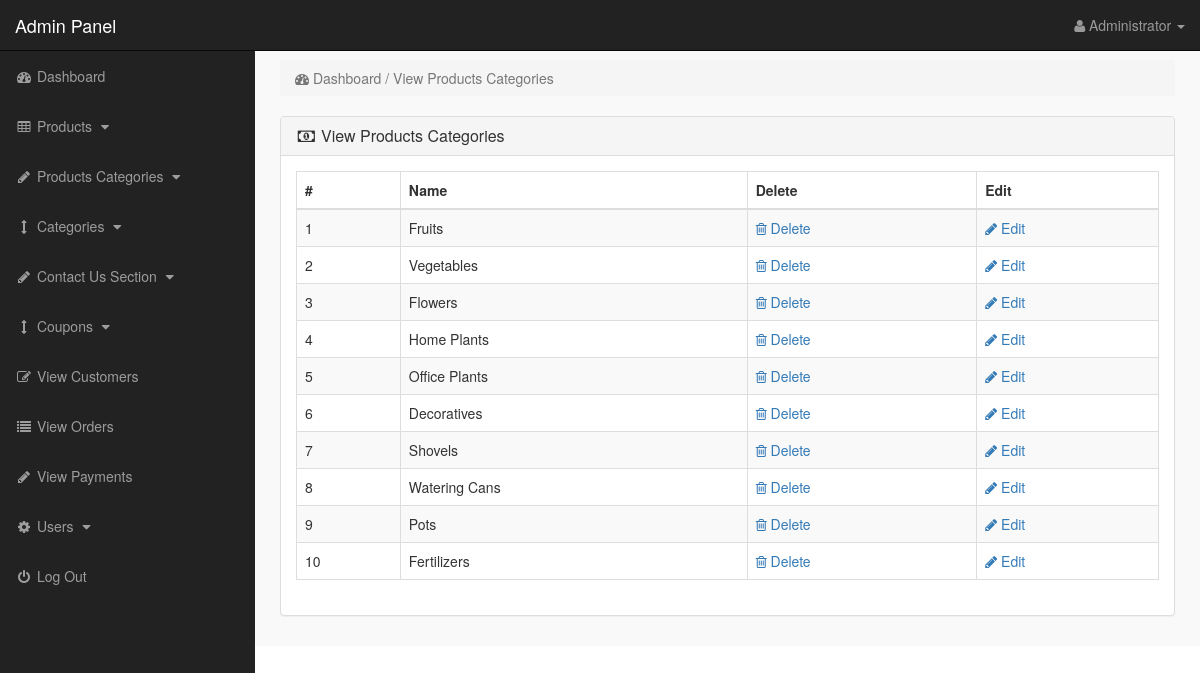
The app's page /admin_interface/index.php?view_p_cats (signed in) with its own data.
### tables this page shows
CREATE TABLE `product_categories` (
  `p_cat_id` int(10) NOT NULL,
  `p_cat_title` text NOT NULL,
  `p_cat_top` text NOT NULL,
  `p_cat_image` text NOT NULL
);

### admin_interface/view_p_cats.php (the view)
<?php
if(!isset($_SESSION['admin_email'])){
echo "<script>window.open('login.php','_self')</script>";
}
else {
?>
<div class="row">
<div class="col-lg-12">
<ol class="breadcrumb">
<li class="active">
<i class="fa fa-dashboard"></i> Dashboard / View Products Categories
</li>
</ol>
</div>
</div>
<div class="row">
<div class="col-lg-12">
<div class="panel panel-default">
<div class="panel-heading">
<h3 class="panel-title">
<i class="fa fa-money fa-fw"> </i> View Products Categories
</h3>
</div>
<div class="panel-body">
<div class="table-responsive">
<table class="table table-bordered table-hover table-striped">
<thead>
<tr>
<th>#</th>
<th>Name</th>
<th>Delete</th>
<th>Edit</th>
</tr>
</thead>
<tbody>
<?php
$i=0;
$get_p_cats = "select * from product_categories";
$run_p_cats = mysqli_query($con,$get_p_cats);
while($row_p_cats = mysqli_fetch_array($run_p_cats)){
$p_cat_id = $row_p_cats['p_cat_id'];
$p_cat_title = $row_p_cats['p_cat_title'];
$i++;
?>
<tr>
<td> <?php echo $i; ?> </td>
<td> <?php echo $p_cat_title; ?> </td>
<td>
<a href="index.php?delete_p_cat=<?php echo $p_cat_id; ?>">
<i class="fa fa-trash-o"></i> Delete
</a>
</td>
<td>
<a href="index.php?edit_p_cat=<?php echo $p_cat_id; ?>">
<i class="fa fa-pencil"></i> Edit
</a>
</td>
</tr>
<?php } ?>
</tbody>
</table>
</div>
</div>
</div>
</div>
</div>
<?php } ?>

### admin_interface/includes/sidebar.php (shortened to what this page needs)
<?php
if(!isset($_SESSION['admin_email'])){
echo "<script>window.open('login.php','_self')</script>";
}
else {
?>
<nav class="navbar navbar-inverse navbar-fixed-top" >
<div class="navbar-header" >
<a class="navbar-brand" href="index.php?dashboard" >Admin Panel</a>
</div>
<ul class="nav navbar-right top-nav" >
<li class="dropdown" >
<a href="#" class="dropdown-toggle" data-toggle="dropdown" >
<i class="fa fa-user" ></i>
<?php echo $admin_name; ?> <b class="caret" ></b>
</a>
</li>
</ul>
<div class="collapse navbar-collapse navbar-ex1-collapse">
<ul class="nav navbar-nav side-nav">
<li>
<a href="index.php?dashboard">
<i class="fa fa-fw fa-dashboard"></i> Dashboard
</a>
</li>
<li>
<a href="#" data-toggle="collapse" data-target="#products">
<i class="fa fa-fw fa-table"></i> Products
<i class="fa fa-fw fa-caret-down"></i>
</a>
</li>
<li>
<a href="#" data-toggle="collapse" data-target="#p_cat">
<i class="fa fa-fw fa-pencil"></i> Products Categories
<i class="fa fa-fw fa-caret-down"></i>
</a>
</li>
<li>
<a href="#" data-toggle="collapse" data-target="#cat">
<i class="fa fa-fw fa-arrows-v"></i> Categories
<i class="fa fa-fw fa-caret-down"></i>
</a>
</li>
<li>
<a href="#" data-toggle="collapse" data-target="#contact_us">
<i class="fa fa-fw fa-pencil"> </i> Contact Us Section
<i class="fa fa-fw fa-caret-down"></i>
</a>
</li>
<li>
<a href="#" data-toggle="collapse" data-target="#coupons">
<i class="fa fa-fw fa-arrows-v"></i> Coupons
<i class="fa fa-fw fa-caret-down"></i>
</a>
</li>
<li>
<a href="index.php?view_customers">
<i class="fa fa-fw fa-edit"></i> View Customers
</a>
</li>
<li>
<a href="index.php?view_orders">
<i class="fa fa-fw fa-list"></i> View Orders
</a>
</li>
<li>
<a href="index.php?view_payments">
<i class="fa fa-fw fa-pencil"></i> View Payments
</a>
</li>
<li>
<a href="#" data-toggle="collapse" data-target="#users">
<i class="fa fa-fw fa-gear"></i> Users
<i class="fa fa-fw fa-caret-down"></i>
</a>
</li>
<li>
<a href="logout.php">
<i class="fa fa-fw fa-power-off"></i> Log Out
</a>
</li>
</ul>
</div>
</nav>
<?php } ?>

### admin_interface/css/style.css (style rules this page uses)
body { margin-top:100px; }
@media (min-width: 768px) { body { margin-top:50px; } }
.top-nav { padding:0 15px; }
.top-nav>li { display:inline-block; float:left; }
.top-nav>li>a { padding-top:15px; padding-bottom:15px; line-height:20px; color:#999; }
@media (min-width: 768px) { .side-nav { position:fixed; top:51px; width:255px; border-radius:0; overflow-y:auto; background-color: #222; bottom:0; overflow-x:hidden; padding-bottom:40px; } }
@media (min-width: 768px) { .side-nav>li>a { width:255px; } }
.panel-body { border-radius:5px; }

### records on screen
product_categories: p_cat_title "Fruits"
product_categories: p_cat_title "Vegetables"
product_categories: p_cat_title "Flowers"
product_categories: p_cat_title "Home Plants"
product_categories: p_cat_title "Office Plants"
product_categories: p_cat_title "Decoratives"
product_categories: p_cat_title "Shovels"
product_categories: p_cat_title "Watering Cans"
product_categories: p_cat_title "Pots"
product_categories: p_cat_title "Fertilizers"

### other values on screen
$admin_name "Administrator"
